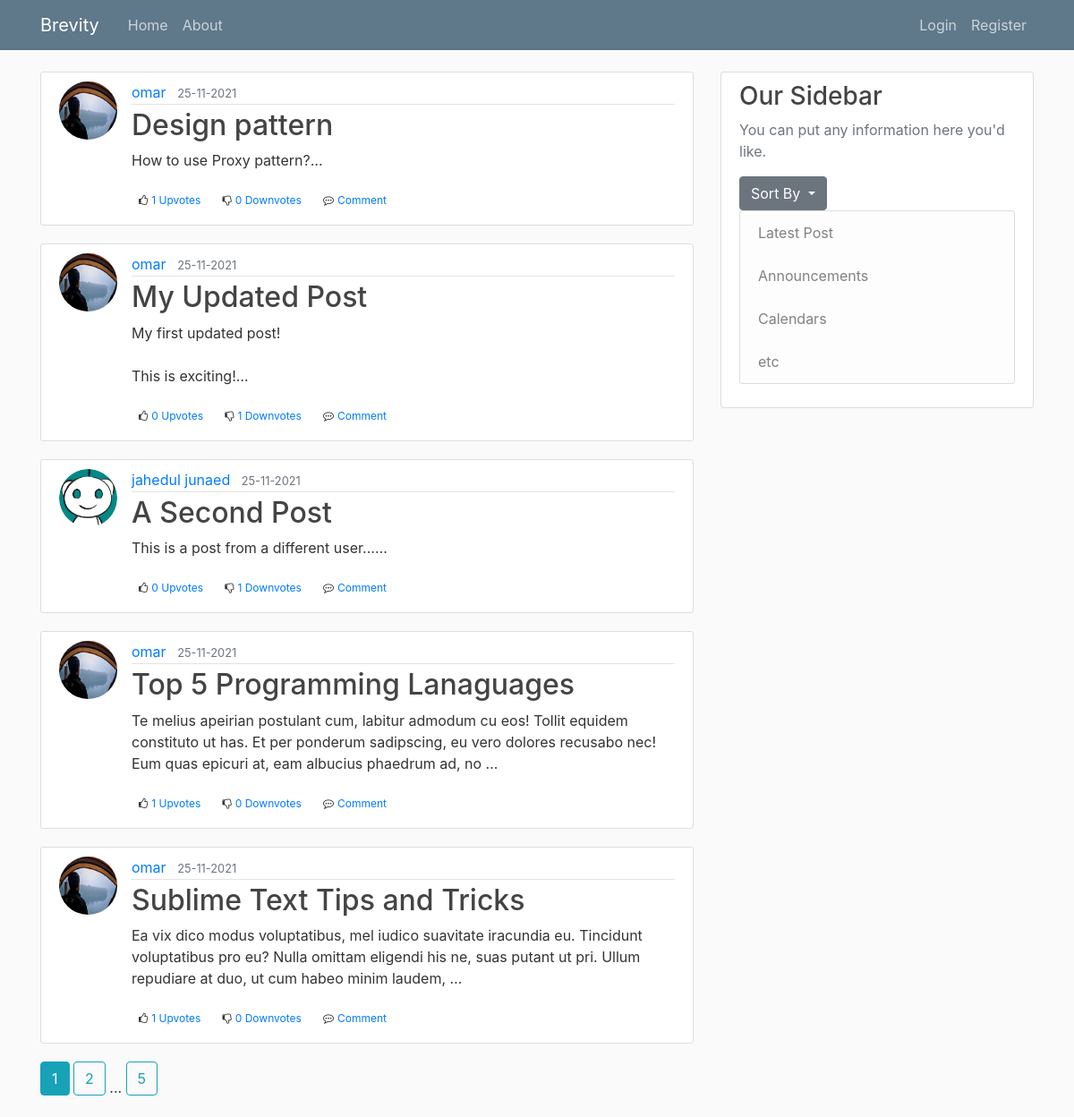
The page / on the database its author committed.
### brevity/models.py (models this page shows, shortened)
class Post(db.Model):
    id = db.Column(db.Integer, primary_key=True)
    title = db.Column(db.String(100), nullable=False)
    date_posted = db.Column(db.DateTime, nullable=False, default=datetime.utcnow)
    content = db.Column(db.Text, nullable=False)
    user_id = db.Column(db.Integer, db.ForeignKey('user.id'), nullable=False)
    upvotes = db.relationship('Upvote', backref='post', lazy='dynamic')
    downvotes = db.relationship('Downvote', backref='post', lazy='dynamic')
    comments = db.relationship('Comment', backref='post', lazy=True)

class User(db.Model, UserMixin):
    id = db.Column(db.Integer, primary_key=True)
    username = db.Column(db.String(20), unique=True, nullable=False)
    email = db.Column(db.String(120), unique=True, nullable=False)
    image_file = db.Column(db.String(20), nullable=False, default='default.jpg')
    password = db.Column(db.String(60), nullable=False)
    posts = db.relationship('Post', backref='author', lazy=True)                    #By default SQLAlchemy guess the relationship to be one to many as posts returns a list of post.
    upvoted = db.relationship('Upvote', foreign_keys='Upvote.user_id', backref='user', lazy='dynamic')
    downvoted = db.relationship('Downvote', foreign_keys='Downvote.user_id', backref='user', lazy='dynamic')
    commented = db.relationship('Comment', backref='author', lazy=True)

### brevity/main/routes.py (the view)
@main.route("/")
@main.route("/home/<int:type>",methods=['GET', 'POST'])
def home(type=0):
    page = request.args.get('page', 1, type=int)      # type = int : to raise value error when someone passes anything other than int.
    print(type)
    if type==0:
        posts =  Post.query.paginate(page=page, per_page=5)
    elif type==1:
        posts =  Post.query.order_by(Post.date_posted.desc()).paginate(page=page, per_page=5)
    return render_template('home.html', posts = posts)

### brevity/templates/home.html
{% extends "layout.html" %}
{% block content %}
    {% for post in posts.items %}
        <article class="media content-section">
            <img class="rounded-circle article-img" src="{{ url_for('static', filename = 'profile_pics/' + post.author.image_file)}}">
            <div class="media-body">
                <div class="article-metadata">
                    <a class="mr-2" href="{{ url_for('users.user_posts', username=post.author.username) }}">{{ post.author.username }}</a>
                    <small class="text-muted">{{ post.date_posted.strftime('%d-%m-%Y') }}</small>
                </div>
                <h2><a class="article-title" href="{{ url_for('posts.post', post_id=post.id) }}">{{ post.title }}</a></h2>
                <p class="article-content">{{ post.content[:200] }}<span>&#8230;</span></p>
                {% if current_user.is_authenticated %}
                    <div class="d-flex flex-row fs-12">
                        {% if current_user.has_upvoted_post(post) %}
                            <div class="like p-2 cursor"><i class="fa fa-thumbs-o-up btn-outline-info "></i><span class="ml-1"><a class="mr-2" href="{{ url_for('posts.vote_action', post_id=post.id, action='remove_upvote')}}">{{post.upvotes.count()}} Upvotes</a></span></div>
                        {% else %}
                            <div class="like p-2 cursor"><i class="fa fa-thumbs-o-up"></i><span class="ml-1"><a class="mr-2" href="{{ url_for('posts.vote_action', post_id=post.id, action='upvote')}}">{{post.upvotes.count()}} Upvotes</a></span></div>
                        {% endif %}
                        {% if current_user.has_downvoted_post(post) %}
                            <div class="like p-2 cursor"><i class="fa fa-thumbs-o-down btn-outline-info "></i><span class="ml-1"><a class="mr-2" href="{{ url_for('posts.vote_action', post_id=post.id, action='remove_downvote')}}">{{post.downvotes.count()}} Downvotes</a></span></div>
                        {% else %}
                            <div class="like p-2 cursor"><i class="fa fa-thumbs-o-down"></i><span class="ml-1"><a class="mr-2" href="{{ url_for('posts.vote_action', post_id=post.id, action='downvote')}}">{{post.downvotes.count()}} Downvotes</a></span></div>
                        {% endif %}
                        <div class="like p-2 cursor"><i class="fa fa-commenting-o"></i><span class="ml-1"><a class="mr-2" href="{{ url_for('posts.post', post_id=post.id) }}">Comment</a></span></div>
                    </div>
                {% else %}
                    <div class="d-flex flex-row fs-12">
                        <div class="like p-2 cursor"><i class="fa fa-thumbs-o-up"></i><span class="ml-1"><a class="mr-2" href="{{ url_for('posts.vote_action', post_id=post.id, action='upvote')}}">{{post.upvotes.count()}} Upvotes</a></span></div>
                        <div class="like p-2 cursor"><i class="fa fa-thumbs-o-down"></i><span class="ml-1"><a class="mr-2" href="{{ url_for('posts.vote_action', post_id=post.id, action='downvote')}}">{{post.downvotes.count()}} Downvotes</a></span></div>
                        <div class="like p-2 cursor"><i class="fa fa-commenting-o"></i><span class="ml-1"><a class="mr-2" href="{{ url_for('posts.post', post_id=post.id) }}">Comment</a></span></div>
                    </div>
                {% endif %}
            </div>
        </article>
    {% endfor %}
    {% for page_num in posts.iter_pages(left_edge=1, right_edge=1, left_current=1, right_current=2) %}
        {% if page_num %}
            {% if posts.page == page_num %}
                <a class="btn btn-info mb-4" href="{{ url_for('main.home', page = page_num) }}">{{ page_num }}</a>
            {% else %}
                <a class="btn btn-outline-info mb-4" href="{{ url_for('main.home', page = page_num) }}">{{ page_num }}</a>
            {% endif %}
        {% else %}
            ...
        {% endif %}
    {% endfor %}
{% endblock content %}

### brevity/static/main.css (style rules this page uses)
body { background: #fafafa; color: #333333; margin-top: 5rem; }
h1, h2, h3, h4, h5, h6 { color: #444444; }
.content-section { background: #ffffff; padding: 10px 20px; border: 1px solid #dddddd; border-radius: 3px; margin-bottom: 20px; }
.article-title { color: #444444; }
.article-content { white-space: pre-line; }
.article-img { height: 65px; width: 65px; margin-right: 16px; }
.article-metadata { padding-bottom: 1px; margin-bottom: 4px; border-bottom: 1px solid #e3e3e3 }
.fs-12 { font-size: 12px }
.cursor { cursor: pointer }

### rows shown on the page
Post: image_file (picture), author.username "omar", date_posted "25-11-2021", title "Design pattern", content "How to use Proxy pattern?", upvotes.count "1", downvotes.count "0"
Post: image_file (picture), author.username "omar", date_posted "25-11-2021", title "My Updated Post", content "My first updated post! This is exciting!", upvotes.count "0", downvotes.count "1"
Post: image_file (placeholder picture), author.username "jahedul junaed", date_posted "25-11-2021", title "A Second Post", content "This is a post from a different user...", upvotes.count "0", downvotes.count "1"
Post: image_file (picture), author.username "omar", date_posted "25-11-2021", title "Top 5 Programming Lanaguages", content "Te melius apeirian postulant cum, labitur admodum cu eos! Tollit equidem constituto ut has. Et per ponderum sadipscing, eu vero dolores recusabo nec! Eum quas epicuri at, eam albucius phaedrum ad, no", upvotes.count "1", downvotes.count "0"
Post: image_file (picture), author.username "omar", date_posted "25-11-2021", title "Sublime Text Tips and Tricks", content "Ea vix dico modus voluptatibus, mel iudico suavitate iracundia eu. Tincidunt voluptatibus pro eu? Nulla omittam eligendi his ne, suas putant ut pri. Ullum repudiare at duo, ut cum habeo minim laudem,", upvotes.count "1", downvotes.count "0"

### other values the page prints
{{ page_num }} "1"
{{ page_num }} "2" "5"
